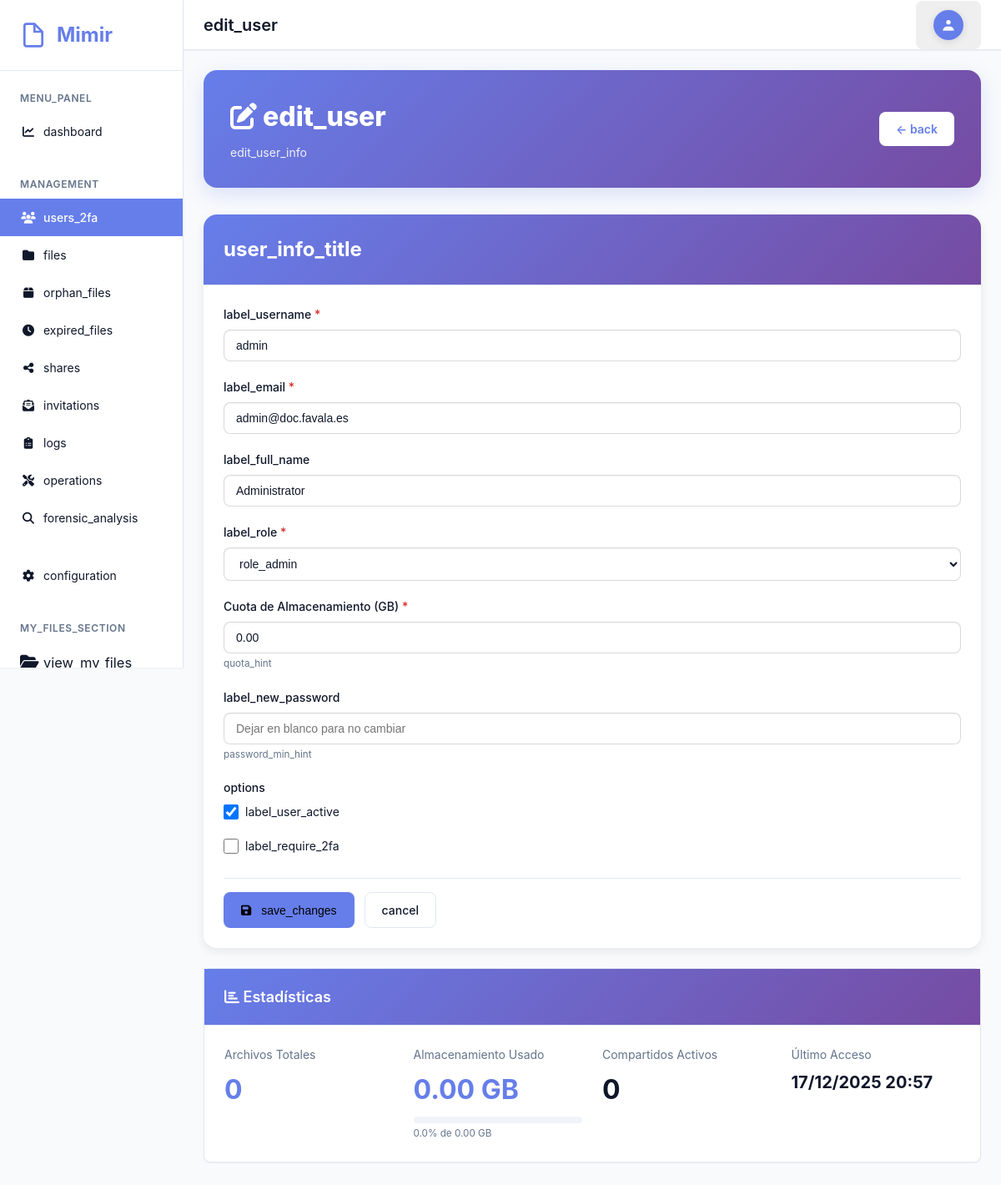
The page /admin/user_edit.php?id=1 (signed in) on the database its author committed.
### tables this page shows
CREATE TABLE `users` (
  `id` int(11) NOT NULL AUTO_INCREMENT,
  `username` varchar(50) NOT NULL,
  `email` varchar(100) NOT NULL,
  `language` varchar(10) DEFAULT NULL,
  `password` varchar(255) DEFAULT NULL,
  `full_name` varchar(100) DEFAULT NULL,
  `role` enum('admin','user') NOT NULL DEFAULT 'user',
  `is_active` tinyint(1) NOT NULL DEFAULT 1,
  `is_ldap` tinyint(1) NOT NULL DEFAULT 0,
  `storage_quota` bigint(20) DEFAULT NULL COMMENT 'Storage quota in bytes, NULL = unlimited',
  `storage_used` bigint(20) NOT NULL DEFAULT 0,
  `require_2fa` tinyint(1) NOT NULL DEFAULT 0 COMMENT 'Admin can force 2FA for this user',
  `force_password_change` tinyint(1) NOT NULL DEFAULT 0 COMMENT 'Require user to change password on next login',
  `trusted_devices` text DEFAULT NULL COMMENT 'JSON array of trusted device hashes',
  `last_login` datetime DEFAULT NULL,
  `locked_until` datetime DEFAULT NULL,
  `created_at` timestamp NOT NULL DEFAULT current_timestamp(),
  `updated_at` timestamp NOT NULL DEFAULT current_timestamp() ON UPDATE current_timestamp(),
  PRIMARY KEY (`id`),
  UNIQUE KEY `username` (`username`),
  KEY `idx_role` (`role`),
  KEY `idx_is_active` (`is_active`),
  KEY `idx_require_2fa` (`require_2fa`),
  KEY `idx_force_password_change` (`force_password_change`)
);

### includes/lang.php (called while the page is built, shortened)
<?php
function load_lang($code) {
    static $loaded = [];
    $code = preg_replace('/[^a-zA-Z0-9_\-]/', '', $code);
    if (isset($loaded[$code])) {
        return $loaded[$code];
    }
    $data = [];
    $loaded[$code] = $data;
    return $data;
}
function t($key, $vars = []) {
    $code = 'es';
    if (session_status() === PHP_SESSION_ACTIVE && !empty($_SESSION['lang'])) {
        $candidate = $_SESSION['lang'];
        if (is_string($candidate)) {
            $code = $candidate;
        }
    }
    $lang = load_lang($code);
    $fallback_en = load_lang('en');
    $fallback_es = load_lang('es');
    $merged = array_merge($fallback_es ?: [], $fallback_en ?: [], $lang ?: []);
    $value = isset($merged[$key]) ? $merged[$key] : $key;
    if ($vars === null || $vars === []) {
        return $value;
    }
    if (is_array($vars)) {
        if (strpos($value, '%') !== false) {
            $result = @vsprintf($value, $vars);
            return $result === false ? $value : $result;
        } else {
            return $value;
        }
    }
    return $value;
}

### classes/User.php (called while the page is built, shortened)
<?php
class User {
    private $db;
    public function __construct() {
        $this->db = Database::getInstance()->getConnection();
    }
    public function getById($id) {
        try {
            $stmt = $this->db->prepare("SELECT * FROM users WHERE id = ?");
            $stmt->execute([$id]);
            return $stmt->fetch();
        } catch (Exception $e) {
            error_log("User getById error: " . $e->getMessage());
            return null;
        }
    }
    public function getStatistics($userId) {
        try {
            $stmt = $this->db->prepare("
                SELECT
                    (SELECT COUNT(*) FROM files WHERE user_id = ?) as total_files,
                    (SELECT SUM(file_size) FROM files WHERE user_id = ?) as total_size,
                    (SELECT COUNT(DISTINCT file_id) FROM shares WHERE created_by = ? AND is_active = 1) as active_shares
            ");
            $stmt->execute([$userId, $userId, $userId]);
            return $stmt->fetch();
        } catch (Exception $e) {
            error_log("User statistics error: " . $e->getMessage());
            return null;
        }
    }
}

### includes/database.php (called while the page is built, shortened)
<?php
class Database {
    private static $instance = null;
    private $conn;
    private function __construct() {
        try {
            $dsn = "mysql:host=" . DB_HOST . ";dbname=" . DB_NAME . ";charset=" . DB_CHARSET;
            $options = [
                PDO::ATTR_ERRMODE => PDO::ERRMODE_EXCEPTION,
                PDO::ATTR_DEFAULT_FETCH_MODE => PDO::FETCH_ASSOC,
                PDO::ATTR_EMULATE_PREPARES => false,
            ];
            $this->conn = new PDO($dsn, DB_USER, DB_PASS, $options);
        } catch (PDOException $e) {
            error_log("Database connection failed: " . $e->getMessage());
            throw new Exception("Database connection failed");
        }
    }
    public static function getInstance() {
        if (self::$instance === null) {
            self::$instance = new self();
        }
        return self::$instance;
    }
    public function getConnection() {
        return $this->conn;
    }
}

### includes/auth.php (called while the page is built, shortened)
<?php
require_once __DIR__ . '/config.php';
require_once __DIR__ . '/database.php';
require_once __DIR__ . '/ldap.php';
require_once __DIR__ . '/../classes/User.php';
class Auth {
    private $db;
    public function __construct() {
        $this->db = Database::getInstance()->getConnection();
    }
    public function isLoggedIn() {
        return isset($_SESSION['user_id']) && isset($_SESSION['username']);
    }
    public function getUser() {
        return $this->getUserById($_SESSION['user_id']);
    }
    private function getUserById($id) {
        $stmt = $this->db->prepare("SELECT * FROM users WHERE id = ? LIMIT 1");
        $stmt->execute([$id]);
        return $stmt->fetch();
    }
}

### public/admin/user_edit.php (the view, shortened to what this page needs)
<?php
require_once __DIR__ . '/../../includes/config.php';
require_once __DIR__ . '/../../includes/database.php';
require_once __DIR__ . '/../../includes/auth.php';
require_once __DIR__ . '/../../includes/layout.php';
require_once __DIR__ . '/../../classes/User.php';
$auth = new Auth();
$auth->requireAdmin();
$adminUser = $auth->getUser();
$userClass = new User();
$userId = intval($_GET['id'] ?? 0);
$user = $userClass->getById($userId);
$storageQuotaGB = (isset($user['storage_quota']) && $user['storage_quota'] !== null) ? ($user['storage_quota'] / 1024 / 1024 / 1024) : 0;
?>
<div class="content">
    <div class="page-header-modern">
        <div>
            <h1><i class="fas fa-edit"></i> <?php echo htmlspecialchars(t('edit_user')); ?></h1>
            <p><?php echo htmlspecialchars(t('edit_user_info', [htmlspecialchars($user['username'])])); ?></p>
        </div>
        <a href="<?php echo BASE_URL; ?>/admin/users.php" class="btn btn-outline btn-outline--on-dark" style="background: white; color: #667eea; border: none; font-weight: 600;">← <?php echo htmlspecialchars(t('back')); ?></a>
    </div>
    <div class="card" style="border-radius: 1rem; overflow: hidden; border: none; box-shadow: 0 4px 12px rgba(0,0,0,0.08);">
        <div class="card-header" style="padding: 1.5rem;">
            <h2 class="card-title" style="font-weight: 700; font-size: 1.5rem;"><?php echo htmlspecialchars(t('user_info_title')); ?></h2>
        </div>
        <div class="card-body">
            <form method="POST">
                <div class="form-row">
                    <div class="form-group">
                        <label for="username" class="form-label required"><?php echo htmlspecialchars(t('label_username')); ?></label>
                        <input type="text" id="username" name="username" class="form-control" value="<?php echo htmlspecialchars($user['username']); ?>" required <?php echo $user['is_ldap'] ? 'readonly' : ''; ?>>
                    </div>
                    <div class="form-group">
                        <label for="email" class="form-label required"><?php echo htmlspecialchars(t('label_email')); ?></label>
                        <input type="email" id="email" name="email" class="form-control" value="<?php echo htmlspecialchars($user['email']); ?>" required>
                    </div>
                </div>
                <div class="form-group">
                    <label for="full_name" class="form-label"><?php echo htmlspecialchars(t('label_full_name')); ?></label>
                    <input type="text" id="full_name" name="full_name" class="form-control" value="<?php echo htmlspecialchars($user['full_name'] ?? ''); ?>">
                </div>
                <div class="form-row">
                    <div class="form-group">
                        <label for="role" class="form-label required"><?php echo htmlspecialchars(t('label_role')); ?></label>
                        <select id="role" name="role" class="form-control" required>
                            <option value="admin" <?php echo $user['role'] === 'admin' ? 'selected' : ''; ?>><?php echo htmlspecialchars(t('role_admin')); ?></option>
                        </select>
                    </div>
                    <div class="form-group">
                        <label for="storage_quota" class="form-label required">Cuota de Almacenamiento (GB)</label>
                        <input type="number" id="storage_quota" name="storage_quota" class="form-control" value="<?php echo number_format($storageQuotaGB, 2, '.', ''); ?>" min="0" step="0.1" required>
                        <small style="color: var(--text-muted);"><?php echo htmlspecialchars(t('quota_hint')); ?></small>
                    </div>
                </div>
                <?php if (!$user['is_ldap']): ?>
                <div class="form-group">
                    <label for="new_password" class="form-label"><?php echo htmlspecialchars(t('label_new_password')); ?></label>
                    <input type="password" id="new_password" name="new_password" class="form-control" placeholder="Dejar en blanco para no cambiar">
                    <small style="color: var(--text-muted);"><?php echo htmlspecialchars(t('password_min_hint', ['6'])); ?></small>
                </div>
                <?php endif; ?>
                <div class="form-group">
                    <label class="form-label"><?php echo htmlspecialchars(t('options')); ?></label>
                    <div style="display: flex; flex-direction: column; gap: 0.75rem;">
                        <div class="form-check">
                            <input type="checkbox" id="is_active" name="is_active" <?php echo $user['is_active'] ? 'checked' : ''; ?> <?php echo $userId === $adminUser['id'] ? 'disabled' : ''; ?>>
                            <label for="is_active"><?php echo htmlspecialchars(t('label_user_active')); ?></label>
                        </div>
                        <div class="form-check">
                            <input type="checkbox" id="require_2fa" name="require_2fa" <?php echo $user['require_2fa'] ? 'checked' : ''; ?>>
                            <label for="require_2fa"><?php echo htmlspecialchars(t('label_require_2fa')); ?></label>
                        </div>
                    </div>
                </div>
                <div style="display: flex; gap: 0.75rem; padding-top: 1rem; border-top: 1px solid var(--border-color);">
                    <button type="submit" class="btn btn-primary"><i class="fas fa-save"></i> <?php echo htmlspecialchars(t('save_changes')); ?></button>
                    <a href="<?php echo BASE_URL; ?>/admin/users.php" class="btn btn-outline btn-outline--on-dark"><?php echo htmlspecialchars(t('cancel')); ?></a>
                </div>
            </form>
        </div>
    </div>
    <div class="card">
        <div class="card-header">
            <h2 class="card-title"><i class="fas fa-chart-bar"></i> Estadísticas</h2>
        </div>
        <div class="card-body">
            <?php
            $stats = $userClass->getStatistics($userId);
            $storageUsedGB = ($stats['total_size'] ?? 0) / 1024 / 1024 / 1024;
            $storagePercent = $storageQuotaGB > 0 ? min(100, ($storageUsedGB / $storageQuotaGB) * 100) : 0;
            ?>
            <div style="display: grid; grid-template-columns: repeat(auto-fit, minmax(200px, 1fr)); gap: 1.5rem;">
                <div>
                    <div style="color: var(--text-muted); margin-bottom: 0.5rem;">Archivos Totales</div>
                    <div style="font-size: 2rem; font-weight: bold; color: var(--primary);"><?php echo number_format($stats['file_count'] ?? 0); ?></div>
                </div>
                <div>
                    <div style="color: var(--text-muted); margin-bottom: 0.5rem;">Almacenamiento Usado</div>
                    <div style="font-size: 2rem; font-weight: bold; color: var(--primary);"><?php echo number_format($storageUsedGB, 2); ?> GB</div>
                    <div style="margin-top: 0.5rem;">
                        <div style="background: var(--bg-secondary); height: 0.5rem; border-radius: 0.25rem; overflow: hidden;">
                        </div>
                        <small style="color: var(--text-muted);"><?php echo number_format($storagePercent, 1); ?>% de <?php echo number_format($storageQuotaGB, 2); ?> GB</small>
                    </div>
                </div>
                <div>
                    <div style="color: var(--text-muted); margin-bottom: 0.5rem;">Compartidos Activos</div>
                    <div style="font-size: 2rem; font-weight: bold; color: var(--success);"><?php echo number_format($stats['active_shares'] ?? 0); ?></div>
                </div>
                <div>
                    <div style="color: var(--text-muted); margin-bottom: 0.5rem;">Último Acceso</div>
                    <div style="font-size: 1.25rem; font-weight: bold;"><?php if ($user['last_login']) { echo date('d/m/Y H:i', strtotime($user['last_login'])); } else { echo 'Nunca'; } ?></div>
                </div>
            </div>
        </div>
    </div>
</div>

### rows shown on the page
users: username "edit_user_info", username "admin", email "admin@doc.favala.es", full_name "Administrator", role "role_admin", storage_quota "0.00", is_active "☑", storage_quota "0.0", last_login "17/12/2025 20:57"

### other values the page prints
$siteName "Mimir"
t('menu_panel') "MENU_PANEL"
t('dashboard') "dashboard"
t('management') "MANAGEMENT"
t('users_2fa') "users_2fa"
t('files') "files"
t('orphan_files') "orphan_files"
t('expired_files') "expired_files"
t('shares') "shares"
t('invitations') "invitations"
t('logs') "logs"
t('operations') "operations"
t('forensic_analysis') "forensic_analysis"
t('configuration') "configuration"
t('my_files_section') "MY_FILES_SECTION"
